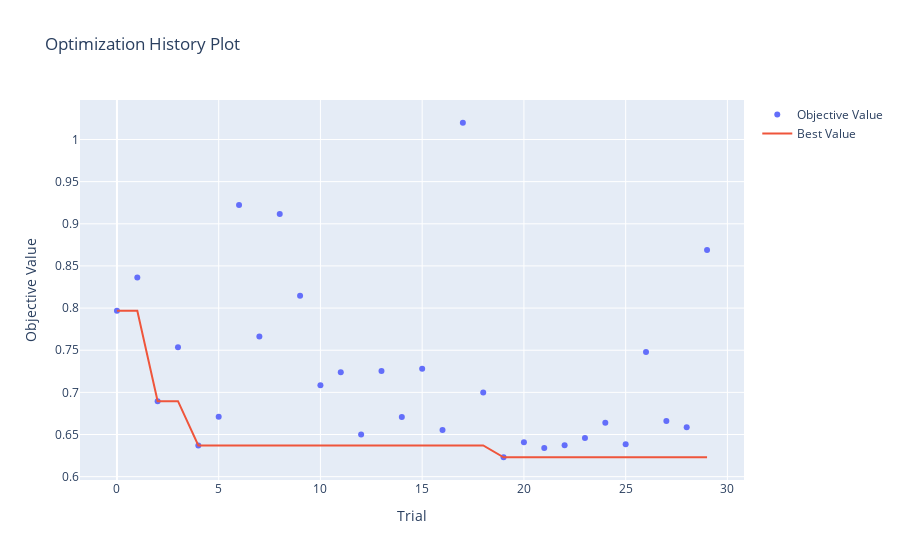

Notebook code for this chart:
### Code cell
# 하이퍼파라미터 최적화 과정을 확인
optuna.visualization.plot_optimization_history(study_xgb)

### Figure 1 — Plotly figure (JSON) as saved in the notebook; plotly's stock layout.template omitted (floating-point values rounded to 4 significant figures)
{"data": [{"mode": "markers", "name": "Objective Value", "type": "scatter", "x": [0, 1, 2, 3, 4, 5, 6, 7, 8, 9, 10, 11, 12, 13, 14, 15, 16, 17, 18, 19, 20, 21, 22, 23, 24, 25, 26, 27, 28, 29], "y": [0.7968, 0.8364, 0.6896, 0.7534, 0.6371, 0.6709, 0.9222, 0.7663, 0.9117, 0.8147, 0.7083, 0.7237, 0.65, 0.7254, 0.6706, 0.7279, 0.6553, 1.02, 0.6998, 0.623, 0.6409, 0.6341, 0.6374, 0.6459, 0.6641, 0.6385, 0.748, 0.6661, 0.6585, 0.8689]}, {"mode": "lines", "name": "Best Value", "type": "scatter", "x": [0, 1, 2, 3, 4, 5, 6, 7, 8, 9, 10, 11, 12, 13, 14, 15, 16, 17, 18, 19, 20, 21, 22, 23, 24, 25, 26, 27, 28, 29], "y": [0.7968, 0.7968, 0.6896, 0.6896, 0.6371, 0.6371, 0.6371, 0.6371, 0.6371, 0.6371, 0.6371, 0.6371, 0.6371, 0.6371, 0.6371, 0.6371, 0.6371, 0.6371, 0.6371, 0.623, 0.623, 0.623, 0.623, 0.623, 0.623, 0.623, 0.623, 0.623, 0.623, 0.623]}, {"marker": {"color": "#cccccc"}, "mode": "markers", "name": "Infeasible Trial", "showlegend": false, "type": "scatter", "x": [], "y": []}], "layout": {"title": {"text": "Optimization History Plot"}, "xaxis": {"title": {"text": "Trial"}}, "yaxis": {"title": {"text": "Objective Value"}}}}
